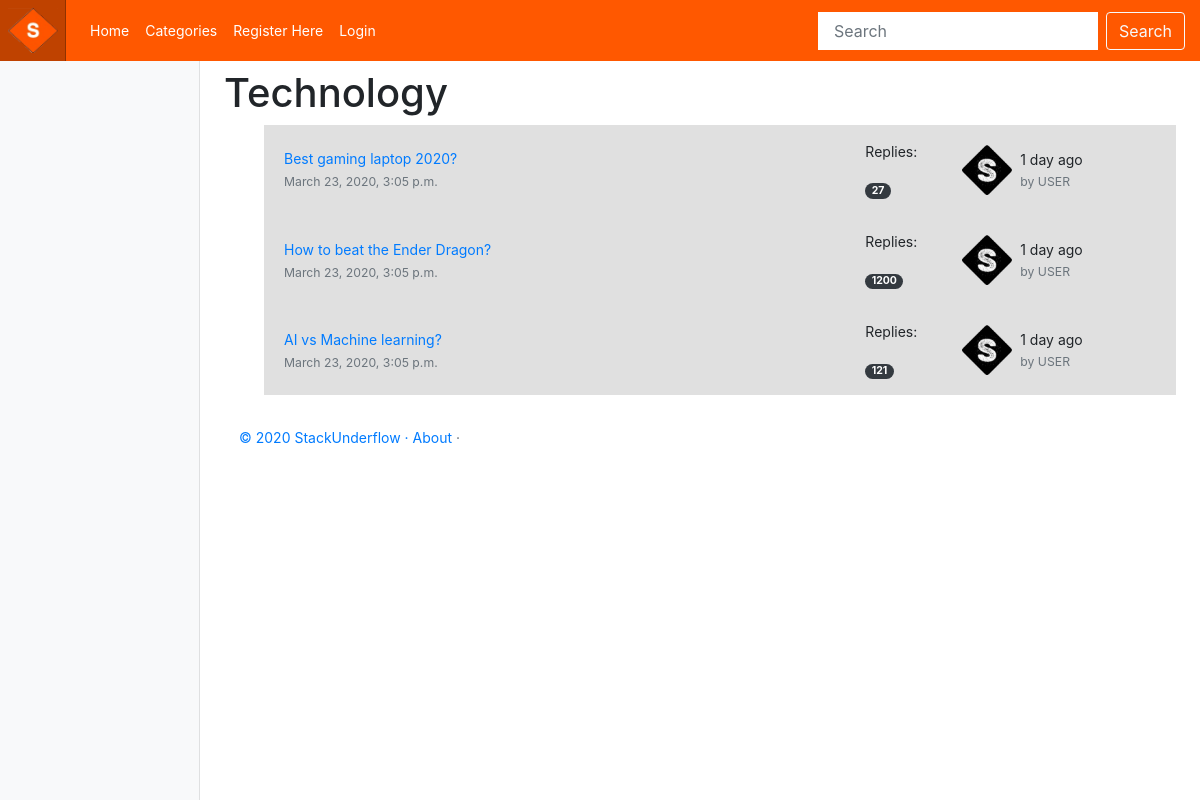
Page /stack_underflow/category/technology/ on the earlier database version.
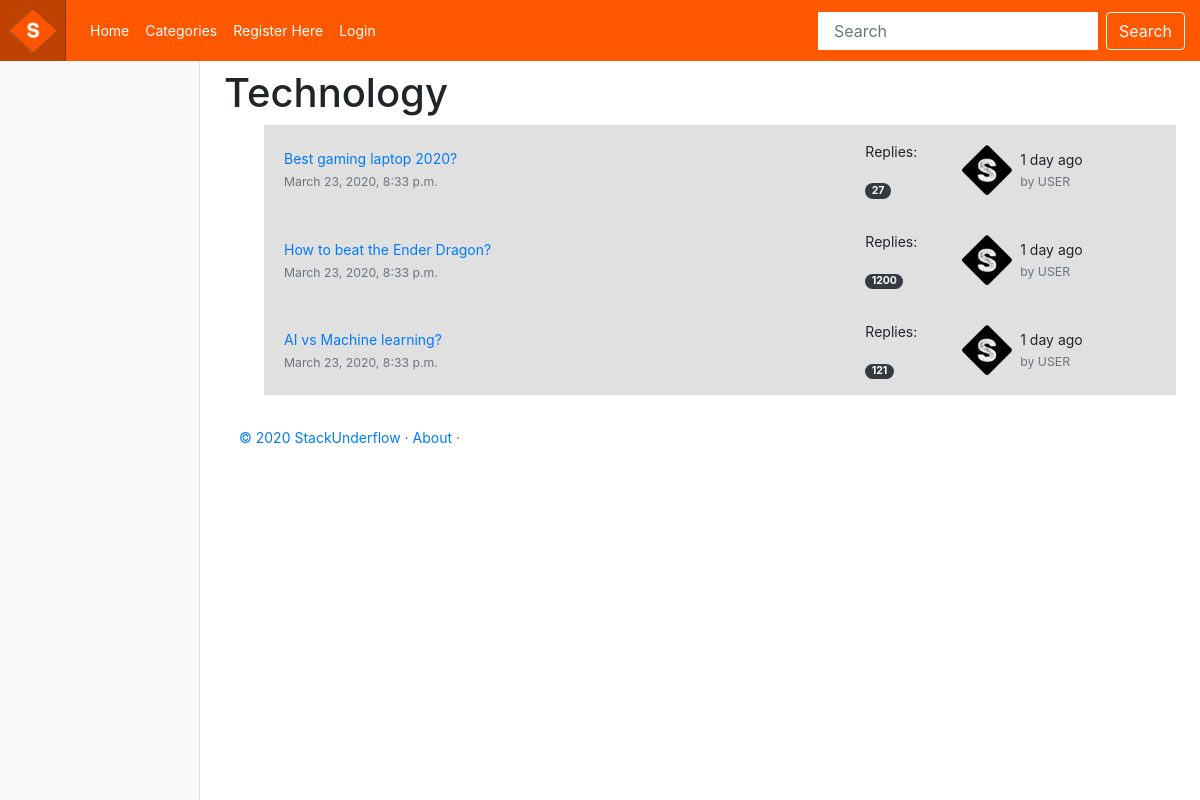
Same page on the later database version.
### stack_underflow/models.py (models this page shows, shortened)
class Thread(models.Model):
    category = models.ForeignKey(Category, on_delete=models.CASCADE)
    question = models.CharField(max_length=128, unique=True)
    replies = models.IntegerField(default=0)
    created_at = models.DateTimeField(auto_now_add=True)
    slug = models.SlugField(unique=True)

### stack_underflow/views.py (the view)
# urls.py: path('category/<slug:category_name_slug>/', views.show_category, name='show_category'),
def show_category(request, category_name_slug):
    context_dict = {}
    try:
        category = Category.objects.get(slug=category_name_slug)
        threads = Thread.objects.filter(category=category)
        context_dict['threads'] = threads
        context_dict['category'] = category
    except Category.DoesNotExist:
        context_dict['category'] = None
        context_dict['threads'] = None
    return render(request, 'stack_underflow/category.html', context=context_dict)

### templates/stack_underflow/category.html (shortened to what this page needs)
<!DOCTYPE html>
{% extends 'stack_underflow/base.html' %}
{% load staticfiles %}
{% block body_block %}
    {% if category %}
    <h1>{{ category.name }}</h1>
    {% if threads %}
    <ul>
        {% for thread in threads %}
        <div class="card-body card-body-index py-3">
            <div class="row no-gutters align-items-center">
                <div class="col"> <a href="{% url 'stack_underflow:show_thread' thread.slug %}" class="text-big" data-abc="true">{{ thread.question }}</a>
                    <div class="text-muted small mt-1">{{ thread.created_at }}<a href="javascript:void(0)" class="text-muted" data-abc="true"></a></div>
                </div>
                <div class="d-none d-md-block col-4">
                    <div class="row no-gutters align-items-center">
                        <div class="col-4">
                            <p>  Replies:</p>
                            <span class="badge badge-dark badge-pill">{{ thread.replies }}</span>
                        </div>
                        <div class="media col-8 align-items-center"> <img src="{% static 'images/logo2.png' %}" alt="" class="d-block ui-w-30 rounded-circle" width="50" height="50">
                            <div class="media-body flex-truncate ml-2">
                                <div class="line-height-1 text-truncate">1 day ago</div> <a href="javascript:void(0)" class="text-muted small text-truncate" data-abc="true">by USER</a>
                            </div>
                        </div>
                    </div>
                </div>
            </div>
        </div>
        {% endfor %}
    </ul>
    {% else %}
    <strong>No pages currently in category.</strong>
    {% endif %}
    {% else %}
    The specified category does not exist.
    {% endif %}
{% endblock %}

Differences in the rows shown:
changed Thread "Best gaming laptop 2020?": created_at "March 23, 2020, 3:05 p.m." → "March 23, 2020, 8:33 p.m."
changed Thread "How to beat the Ender Dragon?": created_at "March 23, 2020, 3:05 p.m." → "March 23, 2020, 8:33 p.m."
changed Thread "AI vs Machine learning?": created_at "March 23, 2020, 3:05 p.m." → "March 23, 2020, 8:33 p.m."
